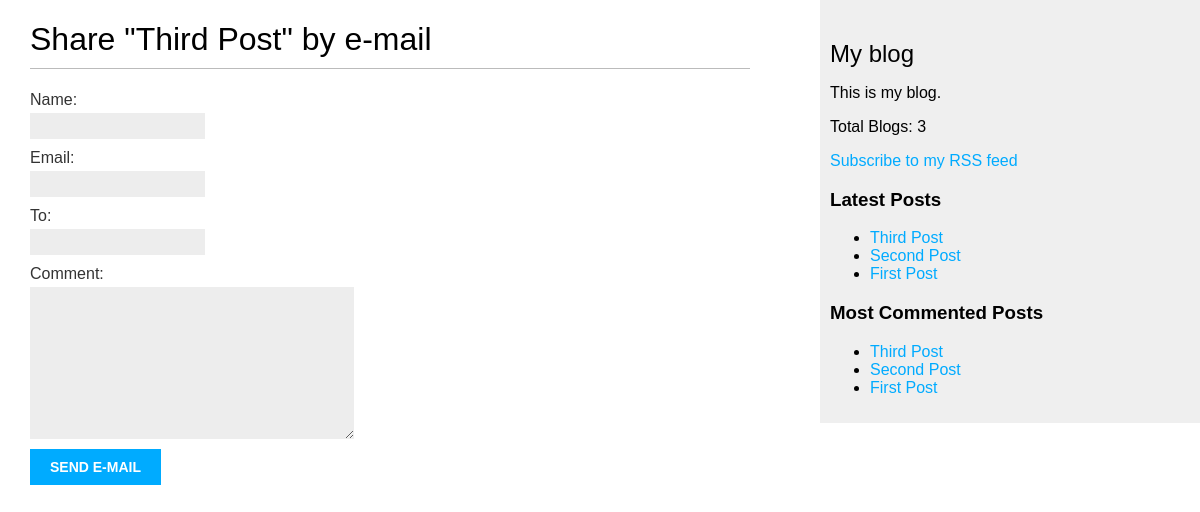
The app's page /blog/3/share/, older data.
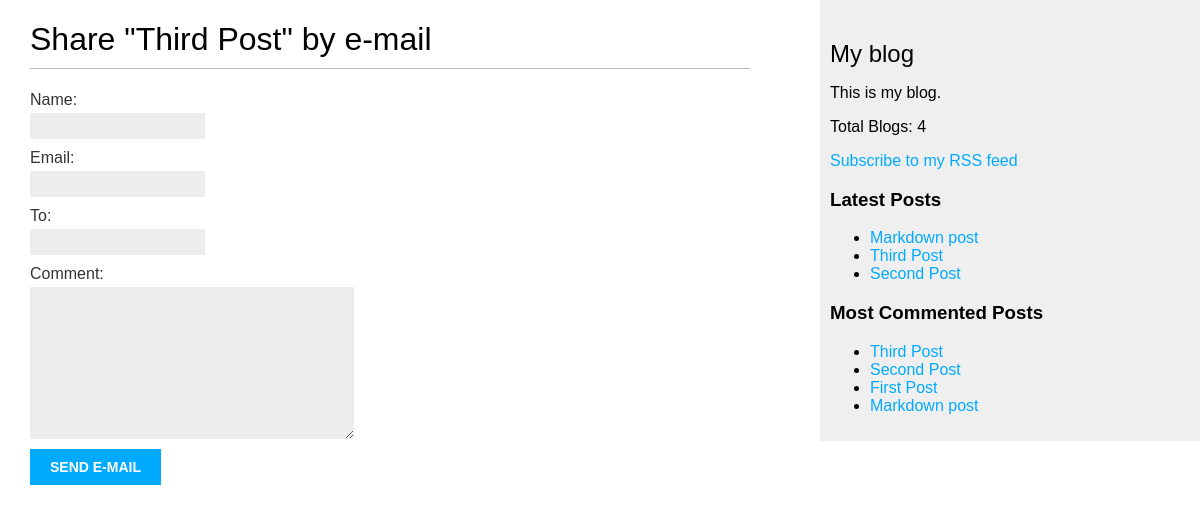
The same page, newer data.
### blog/models.py (models this page shows, shortened)
class Post(models.Model):
    STATUS_CHOICES = (
        ('draft', 'Draft'),
        ('published', 'Published'),
    )
    title = models.CharField(max_length=250)
    slug = models.SlugField(max_length=250, unique_for_date = 'publish')
    author = models.ForeignKey(User, on_delete=models.CASCADE, related_name='blog_posts')
    body = models.TextField()
    publish = models.DateTimeField(default=timezone.now)
    created = models.DateTimeField(auto_now_add=True)
    updated = models.DateTimeField(auto_now=True)
    status = models.CharField(max_length=10, choices=STATUS_CHOICES, default='draft')
    tags = TaggableManager()
    objects = models.Manager()
    published = PublishedManager()
    class Meta:
        ordering = ('-publish',)
    def get_absolute_url(self):
        return reverse('blog:post_detail', args=[self.publish.year, self.publish.month, self.publish.day, self.slug])

### blog/views.py (the view)
# urls.py: path('<int:post_id>/share/', views.post_share, name='post_share'),
def post_share(request, post_id):
    post = get_object_or_404(Post, id=post_id, status='published')
    sent = False
    if request.method == 'POST':
        form = EmailPostForm(request.POST)
        if form.is_valid():
            cd = form.cleaned_data
            post_url = request.build_absolute_uri(post.get_absolute_url()) # build_absolute_uri() attaches the full url, http://127.0.0.1:8000.....
            subject = f"{cd['name']} recommends you read {post.title}"
            message = f"Read {post.title} at {post_url}\n\n {cd['name']}'s comments :{cd['comment']}"
            send_mail(subject, message, 'admin@myblog.com', [cd['to']])
            sent = True
    else:
        form = EmailPostForm()
    return render(request, 'blog/post/share.html', {'post':post, 'form':form, 'sent': sent})

### blog/forms.py
class EmailPostForm(forms.Form):
    name = forms.CharField(max_length=30)
    email = forms.EmailField()
    to = forms.EmailField()
    comment = forms.CharField(required=False, widget=forms.Textarea)

### blog/models.py (called while the page is built)
    def get_queryset(self):
        return super().get_queryset().filter(status='published')

### blog/templatetags/blog_tags.py (called while the page is built)
@register.simple_tag
def total_posts():
    return Post.published.count()

@register.inclusion_tag('blog/post/latest_posts.html')
def show_latest_posts(count=5):
    latest_posts = Post.published.order_by('-publish')[:count]
    return {'latest_posts': latest_posts}

@register.simple_tag
def get_most_commented_posts(count=5):
    return Post.published.annotate(total_comments=Count('comments')).order_by('-total_comments')[:count]

### blog/templates/blog/post/share.html (shortened to what this page needs)
{% extends "blog/base.html" %}
{% block content %}
{% if sent %}
<h1>E-mail Successfully sent!</h1>
<p>
    "{{post.title}}" was successfully sent to {{form.cleaned_data.to}}.
</p>
{% else %}
<h1>Share "{{ post.title }}" by e-mail</h1>
<form method="post">
    {{form.as_p}}
    <input type="submit" value="Send e-mail">
</form>
{% endif %}
{% endblock %}

### blog/templates/blog/base.html (shortened to what this page needs)
<!DOCTYPE html>
{% load blog_tags %}
{% load static %}
<html>
<head>
  <link href="{% static 'css/blog.css' %}" rel="stylesheet" />
</head>
<body>
  <div id="content">{% block content %} {% endblock %}</div>
  <div id="sidebar">
    <h2>My blog</h2>
    <p>This is my blog.</p>
    <p>Total Blogs: {% total_posts %}</p>
    <p>
      <a href="{% url "blog:post_feed" %}">Subscribe to my RSS feed</a>
    </p>
    <h3>Latest Posts</h3>
    {% show_latest_posts 3 %}
    <h3>Most Commented Posts</h3>
    {% get_most_commented_posts as most_commented_posts %}
    <ul>
      {% for post in most_commented_posts %}
      <li>
        <a href="{{post.get_absolute_url}}">{{post.title}}</a>
      </li>
      {% endfor %}
    </ul>
  </div>
</body>
</html>

### blog/templates/blog/post/latest_posts.html
<ul>
    {% for post in latest_posts %}
    <li>
        <a href="{{post.get_absolute_url}}">{{post.title}}</a>
    </li>
    {% endfor %}
</ul>

Row changes from the older to the newer data that the page shows:
no longer on one of the page's lists (row unchanged): Post: title "First Post"
added Post: title "Markdown post"
Text that changed along with them:
text no longer shown: "3"
text now shown: "4"
